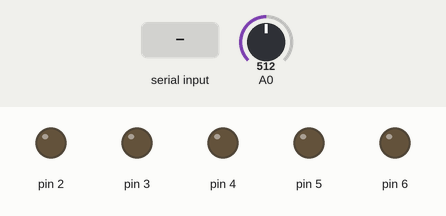
Bench run of a sketch on a simulated Arduino Uno, built with avr-gcc and run on an emulated ATmega328P. On the bench: output pins drawn as LEDs (lit = HIGH). The inputs (shaded band) are chosen by the test bench; at power-on: A0 = 512.

Above: at 1.2 s.
1.3 s: "3" received over Serial
At 1.8 s:
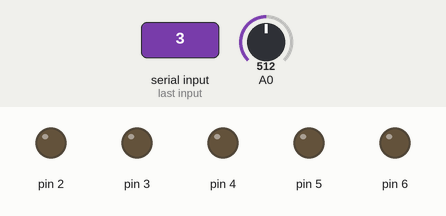
2.8 s: "4" received over Serial
At 4.0 s:
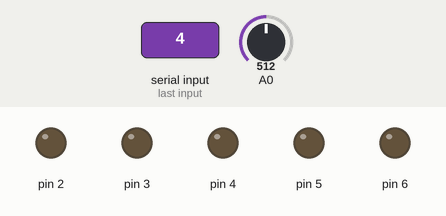
4.3 s: "5" received over Serial
At 5.2 s:
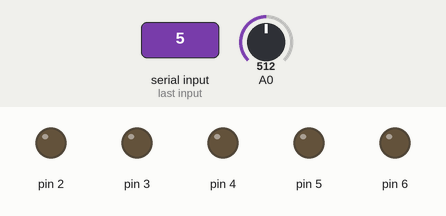
Timing chart, 0 to 7.3 s (numbered marks = the images above; inputs shaded):
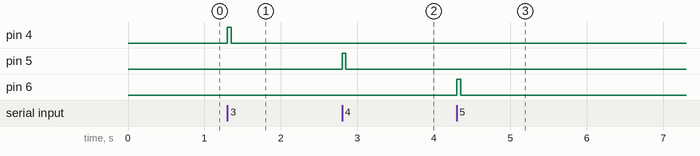

The sketch:

led_control.ino
```cpp
// 使用 Firmata 協議
// 讓 Arduino 能夠接收來自網頁的控制指令

int sensitivity = 100; // 靈敏度預設值(0~1023)

void setup() {
  // 設定 LED 腳位為輸出
  for(int i = 2; i <= 6; i++) {
    pinMode(i, OUTPUT);
  }
  // 初始化串口通訊，波特率設為 9600
  Serial.begin(9600);
}

void loop() {
  // 讀取可變電阻(假設接A0)
  sensitivity = analogRead(A0); // 0~1023
  // 將其轉換為LED觸發門檻(例如: map到20~800)
  int ledThreshold = map(sensitivity, 0, 1023, 20, 800);

  if(Serial.available() > 0) {
    // 讀取一個字節的數據
    char data = Serial.read();

    // 根據接收到的數據控制LED
    switch(data) {
      case '1':
        if (ledThreshold < 200) digitalWrite(2, HIGH); // 靈敏度高時才亮
        break;
      case '2':
        if (ledThreshold < 400) digitalWrite(3, HIGH);
        break;
      case '3':
        if (ledThreshold < 600) digitalWrite(4, HIGH);
        break;
      case '4':
        if (ledThreshold < 700) digitalWrite(5, HIGH);
        break;
      case '5':
        if (ledThreshold < 800) digitalWrite(6, HIGH);
        break;
      case '0':
        // 關閉所有LED
        for(int i = 2; i <= 6; i++) {
          digitalWrite(i, LOW);
        }
        break;
    }

    // 短暫延遲以防止LED閃爍過快
    delay(50);
  }

  // 每次循環結束後關閉所有LED
  for(int i = 2; i <= 6; i++) {
    digitalWrite(i, LOW);
  }
}
```

Measured:
- after the input at 1.3 s, pin 4: LOW → HIGH at once, → LOW 0.05 s later
- after the input at 2.8 s, pin 5: LOW → HIGH at once, → LOW 0.05 s later
- after the input at 4.3 s, pin 6: LOW → HIGH at once, → LOW 0.05 s later
